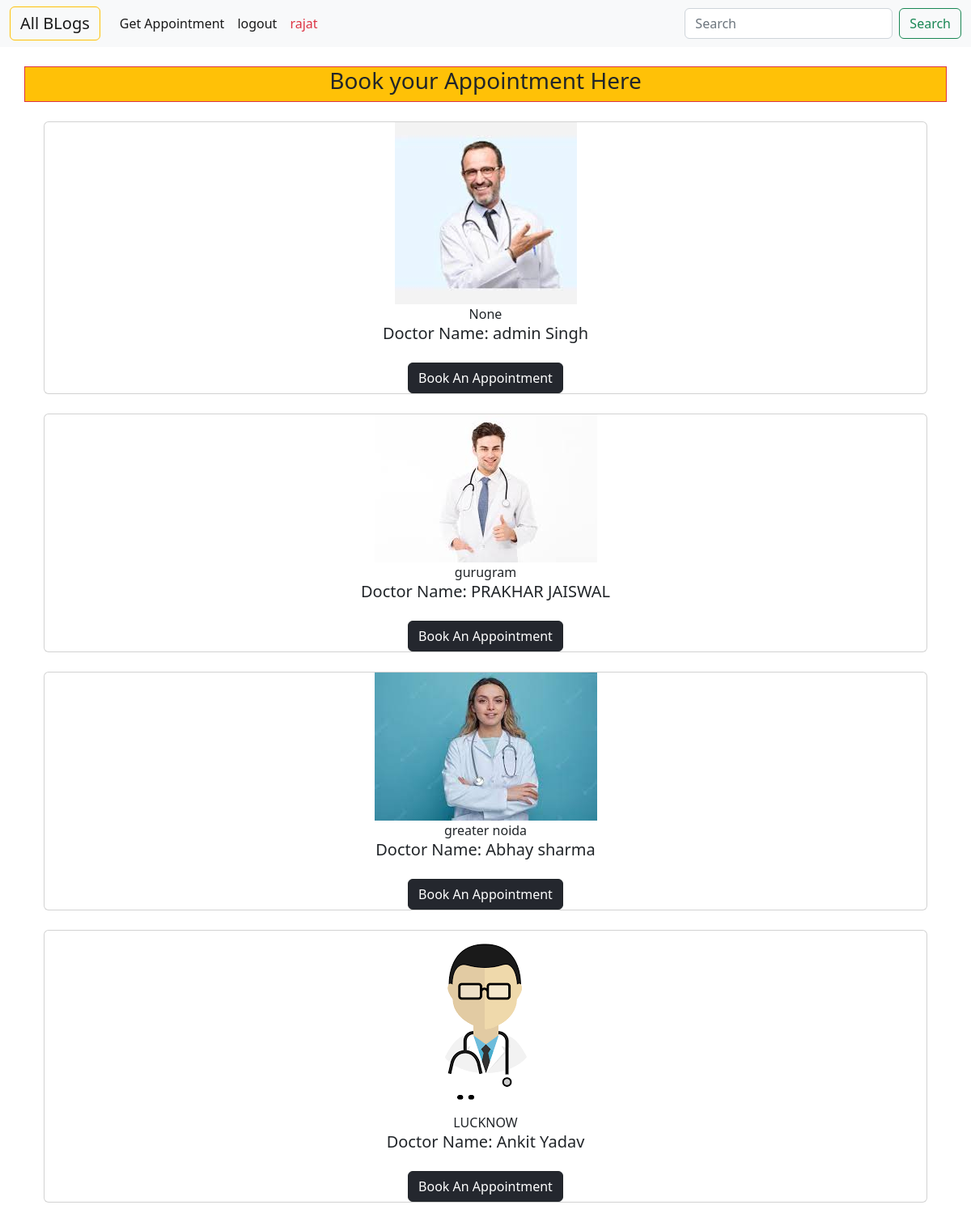
Page /appoint/ (signed in) on the committed database.
### accounts/models.py (models this page shows, shortened)
class MyUser(AbstractBaseUser,PermissionsMixin):
    username = models.CharField(
        verbose_name='username',
        max_length=255,
        unique=True,
    )
    first_name=models.CharField(max_length=100,)
    last_name=models.CharField(max_length=100,)
    email=models.EmailField(max_length=50, blank=True)
    address=models.CharField(max_length=100, null=True, blank=True)
    city=models.CharField(max_length=50, null=True, blank=True)
    pincode=models.CharField(max_length=6,null=True, blank=True)
    state = models.CharField(choices=state_choices, max_length=255, null=True, blank=True)
    profile_pic = models.FileField(null=True, blank=True, upload_to='images')
    patient=models.BooleanField(default=False)
    doctor=models.BooleanField(default=False)
    is_active = models.BooleanField(default=True)
    is_admin = models.BooleanField(default=False)
    created_at=models.DateTimeField(auto_now_add=True)
    updated_at=models.DateTimeField(auto_now_add=True )
    is_superuser = models.BooleanField(default=False)
    objects = MyUserManager()
    USERNAME_FIELD = 'username'
    REQUIRED_FIELDS = []

### accounts/views.py (the view)
# urls.py: path('appoint/', views.appointment, name='appoint'),
@login_required(login_url='login')
def appointment(request):
    data = MyUser.objects.filter(doctor=True)
    return render(request, 'appointment/appointment_1.html', {'data': data})

### templates/appointment/appointment_1.html (shortened to what this page needs)
{% extends 'accounts/base.html' %}
{% load static %}
{% block body %}
<br>
<div class="container text-center">
    <div class="row">
        <div class="col-sm-12 text-dark bg-warning border border-danger">
            <H3>Book your Appointment Here</H3>
        </div>
    </div>
    <br>
    <div class="container">
        {% for i in data %}
        <div class="card" width="300" height="200">
            <div class="card__header">
                {% if i.profile_pic %}
                <img src="{{ i.profile_pic.url }}" alt="card__image" class="card__image" >
                {% endif %}
            </div>
            <div class="card__body">
                <span class="tag tag-blue mb-3">{{i.city}}</span>
                <h5>Doctor Name: {{i.first_name}} {{i.last_name}}</h5>
                <a href="{% url 'appcreate' i.id  %}" class="btn btn-dark mx-5 mt-3" style="background-color:#24272E;">
                    Book An Appointment
                </a>
            </div>
        </div>
        <br>
        {% endfor %}
    </div>
    {% endblock body %}

### templates/accounts/base.html (shortened to what this page needs)
<!doctype html>
{% load static %}
<html lang="en">
  <head>
    <link href="https://cdn.jsdelivr.net/npm/bootstrap@5.2.1/dist/css/bootstrap.min.css" rel="stylesheet">
  </head>
  <body>
    {% if request.user.is_authenticated and request.user.doctor %}
    <nav class="navbar navbar-expand-lg bg-info">
        <div class="container-fluid">
          <a class="navbar-brand  btn btn-outline-success " href="{% url 'blogs' %}">All Blogs</a>
          <button class="navbar-toggler" type="button" data-bs-toggle="collapse" data-bs-target="#navbarSupportedContent" aria-controls="navbarSupportedContent" aria-expanded="false" aria-label="Toggle navigation">
            <span class="navbar-toggler-icon"></span>
          </button>
          <div class="collapse navbar-collapse" id="navbarSupportedContent">
            <ul class="navbar-nav me-auto mb-2 mb-lg-0">
              <li class="nav-item">
                <a class="nav-link active " aria-current="page" href="{% url 'myblogs' %}">My Blogs</a>
              </li>
              <li class="nav-item">
                <a class="nav-link active" href="{% url 'drafts' %}">Draft</a>
              </li>
              <li class="nav-item">
                <a class="nav-link active" href="{% url 'create' %}">Create Blog</a>
              </li>
              <li class="nav-item">
                <a class="nav-link active " href="{% url 'logout' %}">Logout</a>
              </li>
              <li class="nav-item">
                <a class="nav-link active text-danger">Doctor: {{request.user.username}}</a>
              </li>
            </ul>
            {% else %}
            <nav class="navbar navbar-expand-lg bg-light">
              <div class="container-fluid">
                <a class="navbar-brand btn btn-outline-warning" href="{% url 'blogs' %}">All BLogs</a>
                <div class="collapse navbar-collapse" id="navbarSupportedContent">
                  <ul class="navbar-nav me-auto mb-2 mb-lg-0">
                    <li class="nav-item">
                      <a class="nav-link active" aria-current="page" href="{% url 'appoint' %}">Get Appointment</a>
                    </li>
                    <li class="nav-item">
                      <a class="nav-link active" href="{% url 'logout' %}">logout</a>
                    </li>
                    <li class="nav-item">
                      <a class="nav-link active text-danger" >{{request.user.username}}</a>
                    </li>
                  </ul>
                  {% endif %}
            <form class="d-flex" role="search">
              <input class="form-control me-2" type="search" placeholder="Search" aria-label="Search">
              <button class="btn btn-outline-success" type="submit">Search</button>
            </form>
          </div>
        </div>
      </nav>
    {% block body %}
    {% endblock body %}
  </body>
</html>

### rows in the picture
MyUser: user.username "rajat"
MyUser: profile_pic (picture), city "None", first_name "admin", last_name "Singh"
MyUser: profile_pic (picture), city "gurugram", first_name "PRAKHAR", last_name "JAISWAL"
MyUser: profile_pic (picture), city "greater noida", first_name "Abhay", last_name "sharma"
MyUser: profile_pic (picture), city "LUCKNOW", first_name "Ankit", last_name "Yadav"
